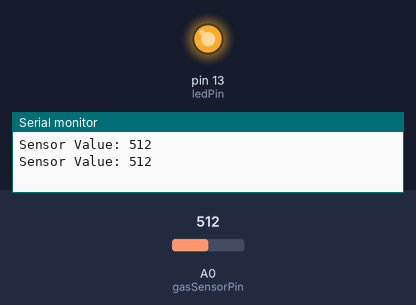
Bench run of a sketch on a simulated Arduino Uno, built with avr-gcc and run on an emulated ATmega328P. Shown: output pins drawn as LEDs (lit = HIGH), the last lines printed to the serial monitor. Inputs (shaded band) come from the test bench; at power-on: A0 (gasSensorPin) = 512.

Above: at 1.8 s.
1.9 s: A0 (gasSensorPin) set to 219
3.4 s: A0 (gasSensorPin) set to 184
At 4.4 s:
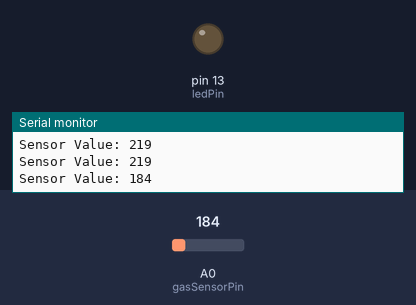
5.5 s: A0 (gasSensorPin) set to 210
At 7.2 s:
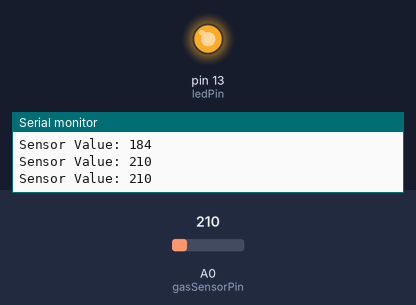
7.5 s: A0 (gasSensorPin) set to 190
At 8.7 s:
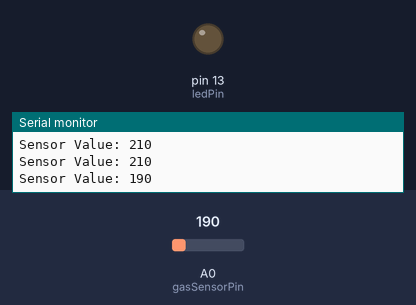
Timing chart, 0 to 10.5 s (numbered marks = the images above; inputs shaded):
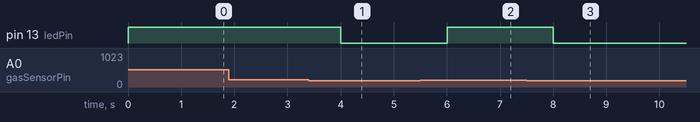

The sketch:

sketch_nov03a.ino
```cpp
// Define the pin for the MQ-6 sensor
const int gasSensorPin = A0;
// Define the pin for the LED
const int ledPin = 13;

void setup() {
  // Start serial communication
  Serial.begin(9600);
  // Set the LED pin as OUTPUT
  pinMode(ledPin, OUTPUT);
}

void loop() {
  // Read the analog value from the sensor
  int sensorValue = analogRead(gasSensorPin);

  // Print the raw sensor value
  Serial.print("Sensor Value: ");
  Serial.println(sensorValue);

  // Check if sensor value is above 200
  if (sensorValue > 200) {
    // Turn on the LED
    digitalWrite(ledPin, HIGH);
  } else {
    // Turn off the LED
    digitalWrite(ledPin, LOW);
  }

  // Wait for a second
  delay(1000);
}
```

Measured:
- the behaviour switches between 201 and 200 on A0 (gasSensorPin) (found by bisection; images 0 and 1)
- after the input at 3.4 s, pin 13 (ledPin): HIGH → LOW after 0.60 s
- after the input at 5.5 s, pin 13 (ledPin): LOW → HIGH after 0.50 s
- after the input at 7.5 s, pin 13 (ledPin): HIGH → LOW after 0.50 s
